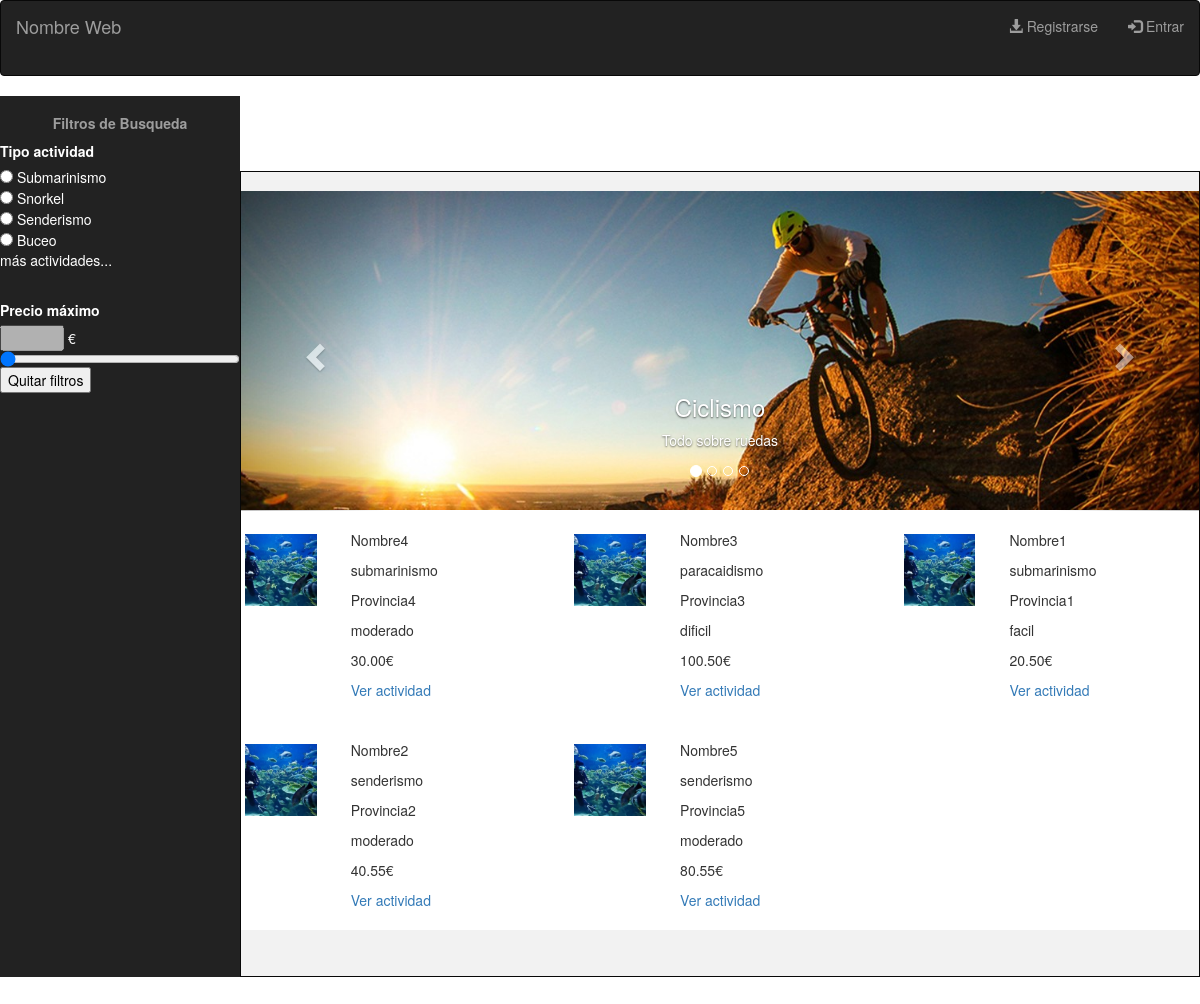
The app's page /PI_2018/index.php, older data.
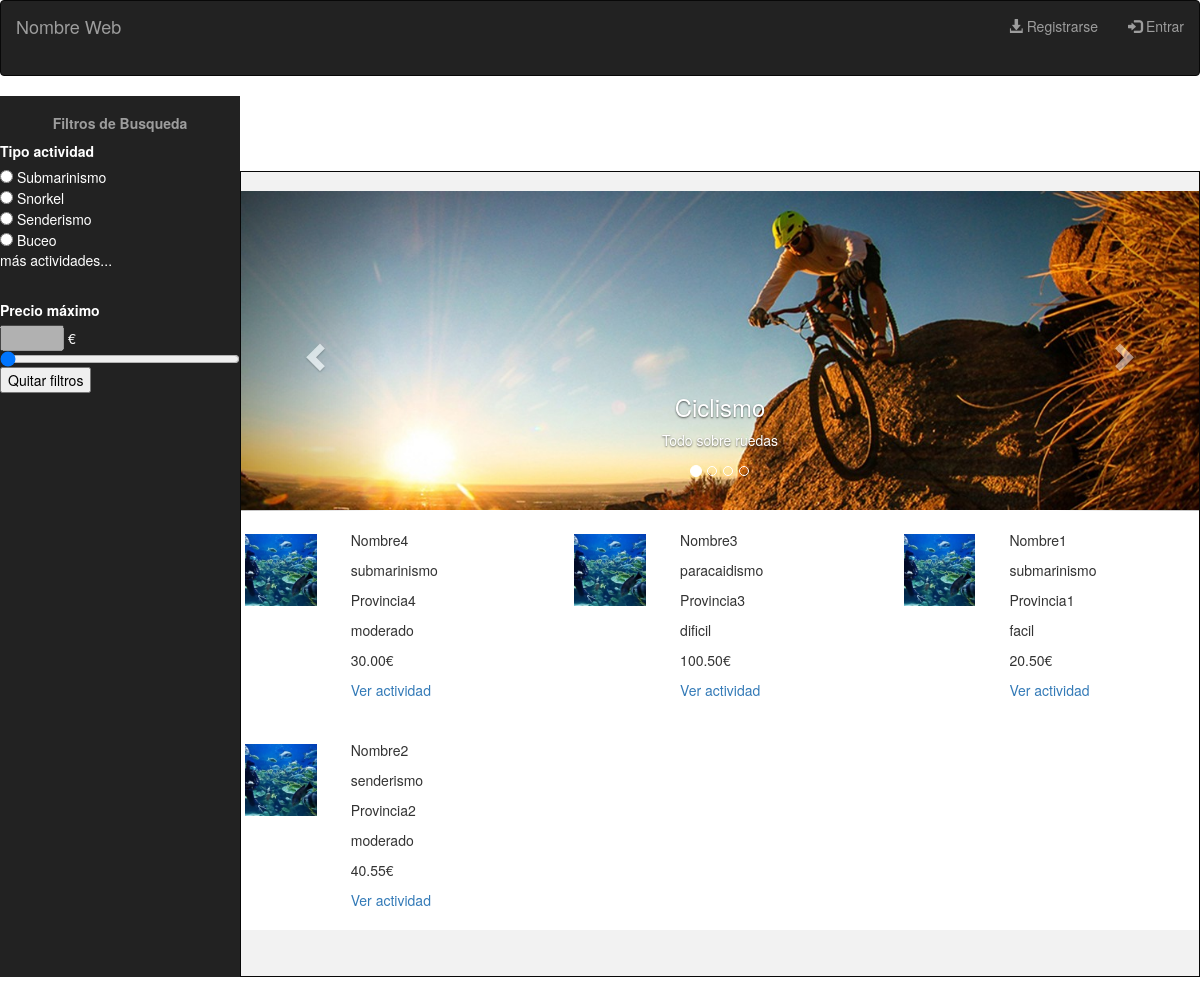
The same page, newer data.
### tables this page shows
CREATE TABLE oferta(
	id int NOT NULL AUTO_INCREMENT,
	cif_empresa varchar(9),
	nombre varchar(25),
	provincia varchar(30),
	municipio varchar(30),
	duracion varchar(30),
	num_plazas int,
	tipo_actividad varchar(30),
	descripcion varchar(150),
	localizacion varchar(30),
	precio double(5,2),
	dificultad varchar(15),
  imagen_perfil varchar(100),
  categoria varchar(20),
	fecha_inicio date,
	fecha_fin date,
	PRIMARY KEY (id),
	FOREIGN KEY (cif_empresa) REFERENCES empresa(cif)
);

### PI_2018/index.php (the view, shortened to what this page needs)
<?php
include 'php/connection.php';
$global_sql = 'SELECT * FROM oferta ORDER BY fecha_inicio DESC';
$global_cont_sql = "SELECT COUNT(*) AS `count` FROM `oferta`";
?>
<!DOCTYPE html>
<html>
<head>
	<link rel="stylesheet" type="text/css" href="./css/style.css">
	<link rel="stylesheet" href="https://maxcdn.bootstrapcdn.com/bootstrap/3.3.7/css/bootstrap.min.css">
</head>
<body>
<header class="navbar navbar-inverse">
  <div class="container-fluid">
    <div class="navbar-header">
      <a class="navbar-brand" href="#">Nombre Web</a>
    </div>
    <ul class="nav navbar-nav navbar-right">
    	<?php
        if (!isset($_SESSION['nombre'])) {
            echo '<li><a href="content/registrouser.html"><span class="glyphicon glyphicon-download-alt"></span> Registrarse</a></li>';
            echo '<li><a href="content/login.html"><span class="glyphicon glyphicon-log-in"></span> Entrar</a></li>';
        }
        ?>
    </ul>
  </div>
</header>
<nav class="menuPrincipalUser">
</nav>
<aside class="filtroBusqueda">
</aside>
<section>
	<article>
		<div id="myCarousel" class="carousel slide carousel-generico" data-ride="carousel">
		  <ol class="carousel-indicators">
		    <li data-target="#myCarousel" data-slide-to="0" class="active"></li>
		    <li data-target="#myCarousel" data-slide-to="1"></li>
		    <li data-target="#myCarousel" data-slide-to="2"></li>
		    <li data-target="#myCarousel" data-slide-to="3"></li>
		  </ol>
		  <div class="carousel-inner" role="listbox">
		    <div class="item active">
		      <img src="./img/ciclismo-slider.jpg" alt="ciclismo">
		      <div class="carousel-caption">
		        <h3>Ciclismo</h3>
			        <p>Todo sobre ruedas</p>
		      </div>
		    </div>
		  </div>
		  <a class="left carousel-control" href="#myCarousel" role="button" data-slide="prev">
		    <span class="glyphicon glyphicon-chevron-left" aria-hidden="true"></span>
		  </a>
		  <a class="right carousel-control" href="#myCarousel" role="button" data-slide="next">
		    <span class="glyphicon glyphicon-chevron-right" aria-hidden="true"></span>
		  </a>
		</div>
	</article>
	<article>
        <div class="row tabla">
        <?php
        	$result = $conexion->query($global_cont_sql);
			$fila = $row = $result->fetch_assoc();
			$count = 12;
			$ofertas_encontradas = $fila['count'];
			if ($ofertas_encontradas<12) {
				$count = $fila['count'];
			}
        	$sql = $global_sql;
			$result = $conexion->query($sql);
            for ($i = 1; $i <= $count; $i++) {
            	$row = $result->fetch_assoc();
                $nombre = $row['nombre'];
                $provincia = $row['provincia'];
                $actividad = $row['tipo_actividad'];
                $precio = $row['precio'];
                $dificultad = $row['dificultad'];
                echo '  <div class="col-lg-4 actividad">
    			<div class="row">
	    			<div class="col-lg-4">
	    				<img src="./img/submarinismo.jpg" alt="submarinismo" class="listImg">
	    			</div>
	    			<div class="col-lg-8">
	    			    <p id="nombre">'.$nombre.'</p>
	    			    <p id="actividad">'.$actividad.'</p>
	    				<p id="provincia">'.$provincia.'</p>
	    				<p id="dificultad">'.$dificultad.'</p>
	    				<p id="precio">'.$precio.'€</p>
	    				<a href="content/oferta.php?id='.$row['id'].'">Ver actividad</a>
	    			</div>
    			</div>
    		</div>';
            }
        ?>
  		</div>
	</article>
</section>
<footer>
</footer>
</body>
</html>

### PI_2018/css/style.css (style rules this page uses)
body, html { width: 100%; min-height: 100%; height: 100% !important; top:0; left:0; }
body { position: absolute; background-color: #222; }
header { width: 100%; height: 7.5%; float: left; }
nav { width: 80%; height: 7.5%; float: right; }
section { background-color: #f2f2f2; width: 80%; min-height: 80%; float: left; border-style: solid; border-width: 1px; border-color: #080808; }
article { background-color: white; }
aside { width: 20%; min-height: 87.5%; height: auto; float: left; }
footer { width: 100%; height: 5%; float: left; }
.listImg { width: 100%; height: 100%; padding: 5%; }
.carousel-generico { margin-top: 2%; }
.actividad { margin-top: 2%; margin-bottom: 2%; }

### PI_2018/components/index/filtroBusqueda/css/style.css (style rules this page uses)
aside { background-color: #222; }

Row changes from the older to the newer data that the page shows:
removed oferta: nombre "Nombre5", tipo_actividad "senderismo", provincia "Provincia5", dificultad "moderado", precio "80.55"
